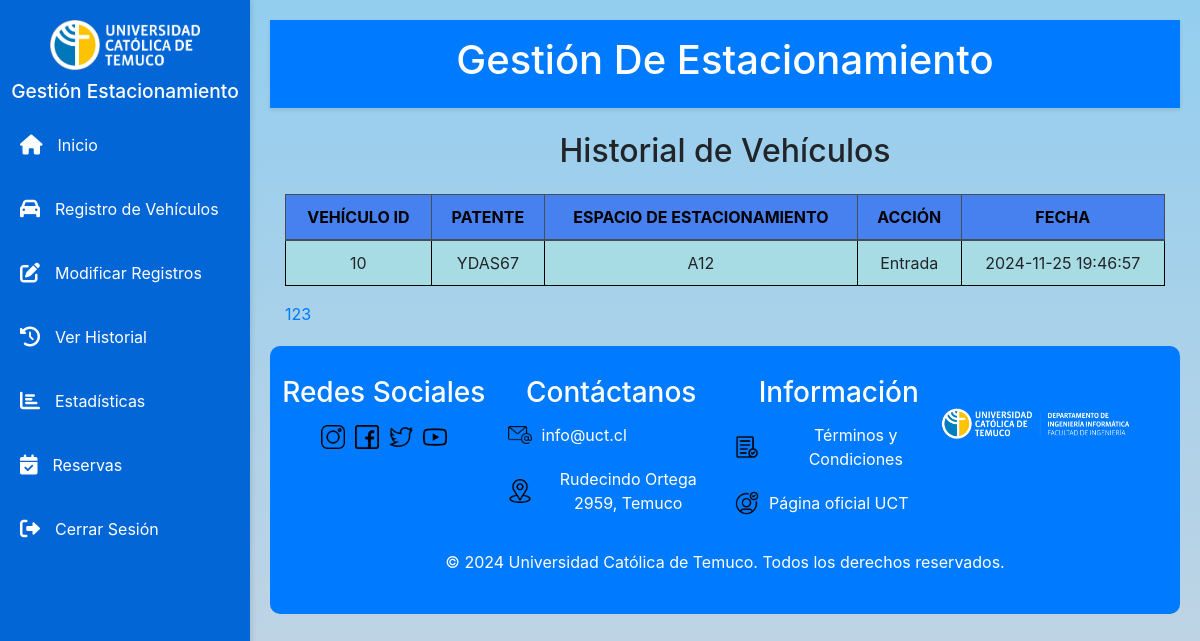
The page /estructura/views/ver_historial_vehiculos.php?page=3 on the database its author committed.
### tables this page shows
CREATE TABLE `INFO1170_HistorialRegistros` (
  `IdRegistro` int(11) NOT NULL,
  `IdVehiculo` int(11) NOT NULL,
  `fecha` timestamp NOT NULL DEFAULT current_timestamp() ON UPDATE current_timestamp(),
  `accion` enum('Entrada','Salida') NOT NULL
);

CREATE TABLE `INFO1170_VehiculosRegistrados` (
  `id` int(11) NOT NULL,
  `nombre` varchar(100) NOT NULL,
  `apellido` varchar(100) NOT NULL,
  `patente` varchar(20) NOT NULL,
  `espacio_estacionamiento` varchar(20) NOT NULL
);

### estructura/views/ver_historial_vehiculos.php (the view, shortened to what this page needs)
<?php
include(VIEWS_PATH . '/components/cabecera.php');
?>
<link rel="stylesheet" href="<?php echo CSS_PATH; ?>/estilos_footer.css">
<h2 class="text-center my-4">Historial de Vehículos</h2>
<div class="container">
    <table class="table table-striped">
        <thead class="thead-dark">
            <tr>
                <th>Vehículo ID</th>
                <th>Patente</th>
                <th>Espacio de Estacionamiento</th>
                <th>Acción</th>
                <th>Fecha</th>
            </tr>
        </thead>
        <tbody>
            <?php
            require_once MODELS_PATH . '/conex.php';
            $limit = 10;
            $page = isset($_GET['page']) ? $_GET['page'] : 1;
            $offset = ($page - 1) * $limit;
            $query = "SELECT
                            hr.IdVehiculo,
                            vr.patente,
                            vr.espacio_estacionamiento,
                            hr.fecha,
                            hr.accion
                      FROM
                            INFO1170_HistorialRegistros hr
                      JOIN
                            INFO1170_VehiculosRegistrados vr ON hr.IdVehiculo = vr.id
                            ORDER BY hr.fecha DESC
                      LIMIT $limit OFFSET $offset";
            $result = $conexion->query($query);
            if ($result->num_rows > 0) {
                while ($row = $result->fetch_assoc()) {
                    echo "<tr>
                            <td>{$row['IdVehiculo']}</td>
                            <td>{$row['patente']}</td>
                            <td>{$row['espacio_estacionamiento']}</td>
                            <td>{$row['accion']}</td>
                            <td>{$row['fecha']}</td>
                          </tr>";
                }
            } else {
                echo "<tr><td colspan='5' class='text-center'>No hay registros</td></tr>";
            }
            ?>
        </tbody>
    </table>
    <div class="pagination">
        <?php
        $result_total = $conexion->query("SELECT COUNT(*) AS total FROM INFO1170_HistorialRegistros");
        $total_rows = $result_total->fetch_assoc()['total'];
        $total_pages = ceil($total_rows / $limit);
        for ($i = 1; $i <= $total_pages; $i++) {
            echo "<a href='" . BASE_URL . "/estructura/views/ver_historial_vehiculos.php?page=$i'>$i</a> ";
        }
        ?>
    </div>
</div>
<?php include(VIEWS_PATH . '/components/pie.php'); ?>

### estructura/views/css/stylesnew.css (style rules this page uses)
body { font-family: Arial, sans-serif; background-color: #f4f4f4; color: #333; margin: 0; padding: 0; }
.table { width: 100%; border-collapse: collapse; margin-top: 10px; }
.table th, .table td { border: 1px solid #ddd; padding: 10px; text-align: left; }
.table th { background-color: #0366d6; color: white; }

### estructura/views/css/estilos_footer.css (style rules this page uses)
.table .thead-dark th { background-color: #4681ef; color: rgb(0, 0, 0); }
.table { width: 100%; border-collapse: collapse; }
.table tbody tr:nth-child(odd) { background-color: #a8dce4; }
.table th, .table td { padding: 10px 15px; text-align: center; border: 1px solid #000000; }
.table thead th { font-weight: bold; text-transform: uppercase; }

### rows shown on the page
info1170_historialregistros: IdVehiculo "10", IdVehiculo.patente "YDAS67", IdVehiculo.espacio_estacionamiento "A12", accion "Entrada", fecha "2024-11-25 19:46:57"
